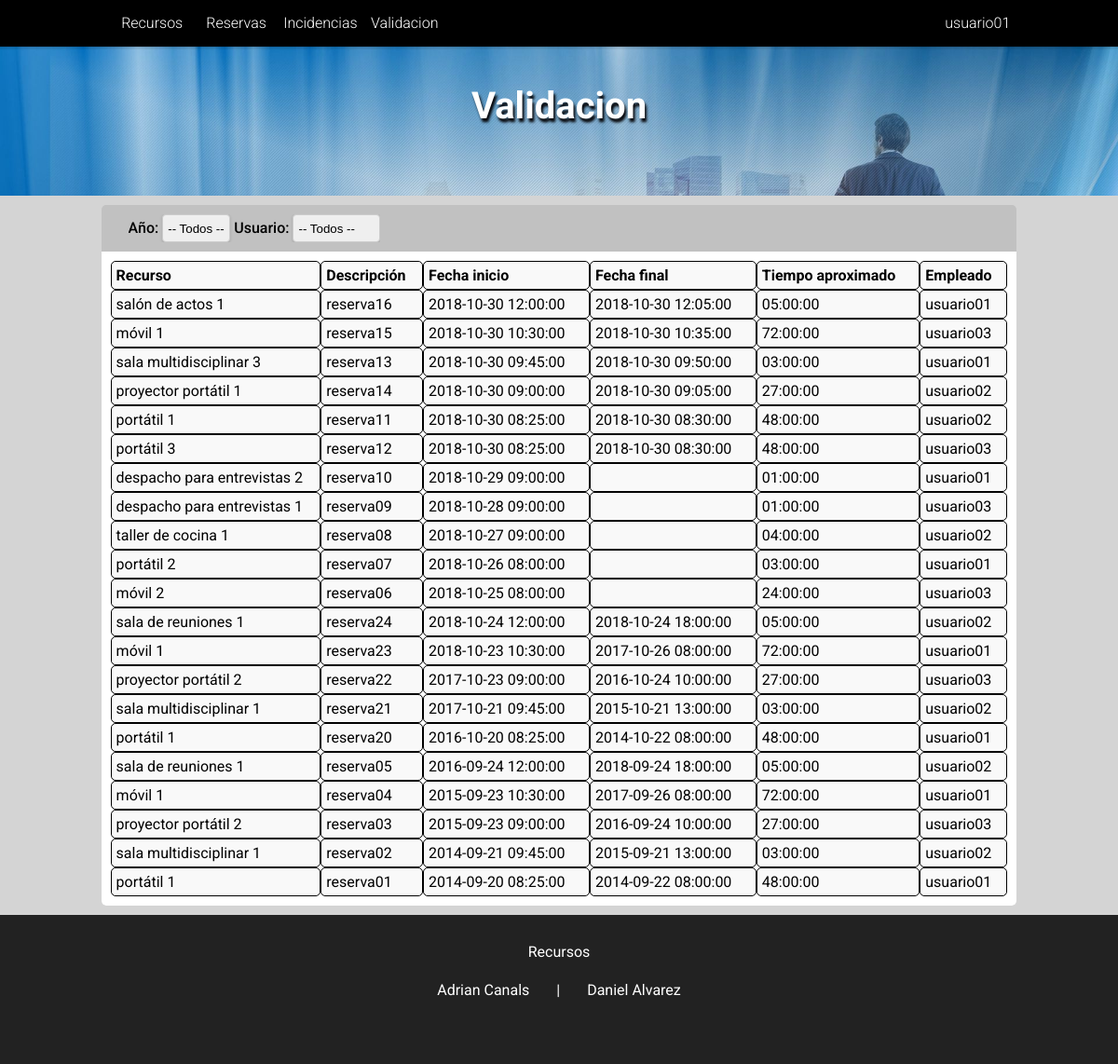
/PaginaWeb/index.php?mostrar=formularioValidacion (signed in), run on an earlier commit of the app's database.
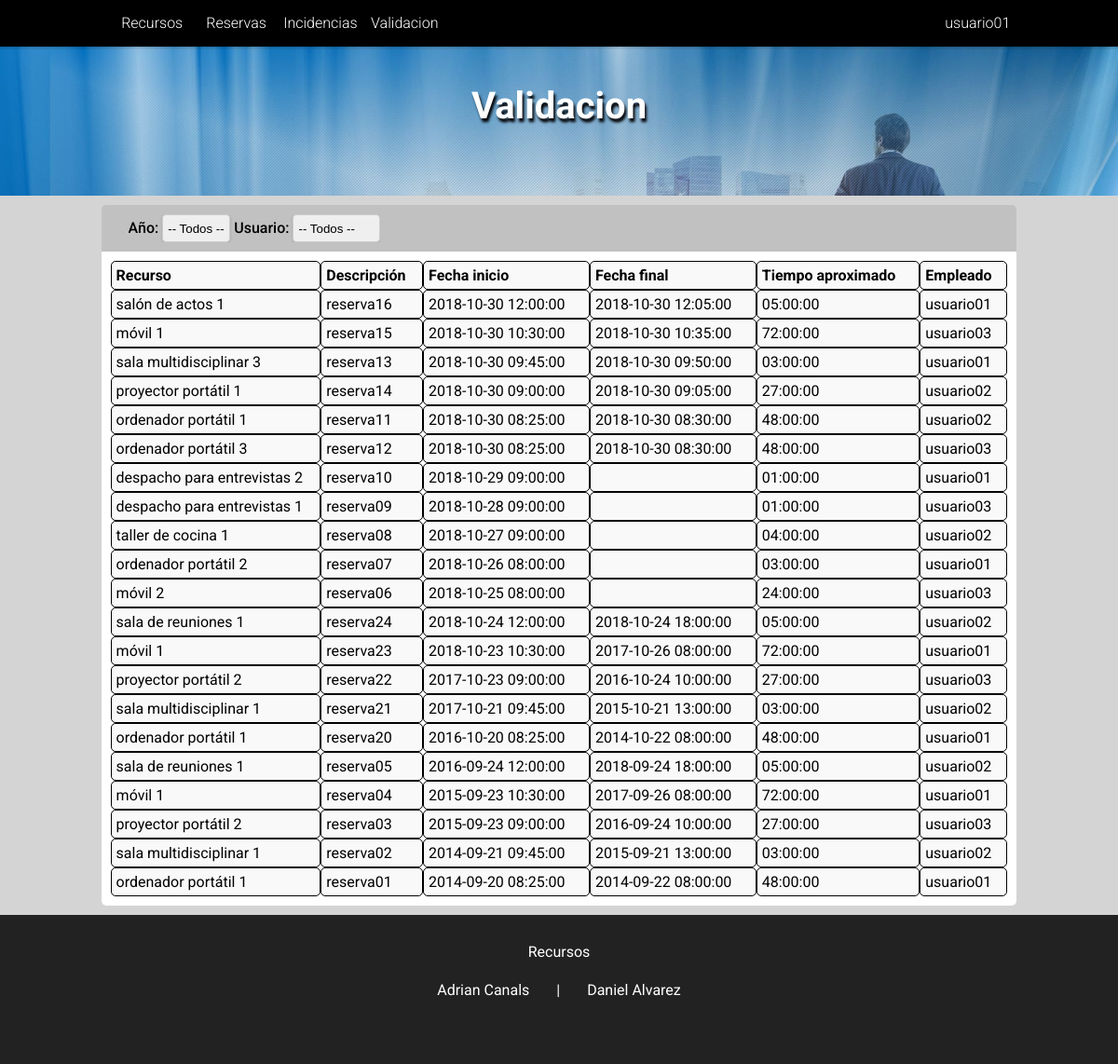
And on a later commit of the database.
### tables this page shows
CREATE TABLE IF NOT EXISTS `tbl_reserva` (
`id_reserva` int(11) NOT NULL AUTO_INCREMENT,
`descripcion_reserva` text DEFAULT NULL,
`fechaInicio_reserva` DATETIME DEFAULT CURRENT_TIMESTAMP,
`fechaFinal_reserva` DATETIME DEFAULT NULL,
`tiempoEstimado_reserva` TIME DEFAULT NULL,
`modoFinalizacion_reserva` ENUM('bien', 'incidencia', 'cancelada') DEFAULT NULL,
`id_empleado` int(11) DEFAULT NULL,
`id_recurso` int(11) DEFAULT NULL,
PRIMARY KEY (`id_reserva`),
UNIQUE KEY `fechaInicio_idRecurso` (`fechaInicio_reserva`, `id_recurso`)
);

CREATE TABLE IF NOT EXISTS `tbl_recurso` (
`id_recurso` int(11) NOT NULL AUTO_INCREMENT,
`rutaArchivos_recurso` varchar(100) DEFAULT 'assets/images/recursos/',
`nombreArchivos_recurso` varchar(100) DEFAULT NULL,
`extensionArchivos_recurso` varchar(10) DEFAULT '.jpg',
`nombre_recurso` varchar(100) DEFAULT NULL,
`descripcion_recurso` text DEFAULT NULL,
`disp_recurso` ENUM('si', 'no') DEFAULT 'si',
`id_tipoRecurso` int(11) DEFAULT NULL,
PRIMARY KEY (`id_recurso`)
);

CREATE TABLE IF NOT EXISTS `tbl_empleado` (
`id_empleado` int(11) NOT NULL AUTO_INCREMENT,
`email_empleado` varchar(100) DEFAULT NULL,
`usuario_empleado` varchar(100) DEFAULT NULL,
`password_empleado` varchar(255) DEFAULT NULL,
`nombre_empleado` varchar(100) DEFAULT NULL,
`apellido_empleado` varchar(100) DEFAULT NULL,
`grupo_empleado` ENUM('usuarios', 'administradores') DEFAULT 'usuarios',
PRIMARY KEY (`id_empleado`),
UNIQUE KEY `email_empleado` (`email_empleado`),
UNIQUE KEY `usuario_empleado` (`usuario_empleado`)
);

### PaginaWeb/php/formularioValidacion.php (the view, shortened to what this page needs)
<?php
	if (isset($_REQUEST['filtrarAnyo'])) {
		$filtrarAnyo=$_REQUEST['filtrarAnyo'];
		$filtrarUsuario=$_REQUEST['filtrarUsuario'];
		$query="SELECT * FROM `tbl_reserva` INNER JOIN `tbl_recurso` ON `tbl_reserva`.`id_recurso` = `tbl_recurso`.`id_recurso` INNER JOIN `tbl_empleado` ON `tbl_reserva`.`id_empleado` = `tbl_empleado`.`id_empleado` WHERE `tbl_reserva`.`fechaInicio_reserva` LIKE '%$filtrarAnyo%' AND `tbl_reserva`.`id_empleado` LIKE '%$filtrarUsuario%' ORDER BY `fechaInicio_reserva` DESC";
		$consulta=mysqli_query($link,$query);
	} else {
		$query = "SELECT * FROM tbl_reserva INNER JOIN `tbl_recurso` ON `tbl_reserva`.`id_recurso` = `tbl_recurso`.`id_recurso` INNER JOIN `tbl_empleado` ON `tbl_reserva`.`id_empleado` = `tbl_empleado`.`id_empleado` ORDER BY `fechaInicio_reserva` DESC";
		$consulta=mysqli_query($link, $query);
	}
?>
<div class="contenedorFiltros">
	<form class="filtro" method="GET" action="index.php">
		<label>Año:</label>
		<select class="filtro" name="filtrarAnyo" onchange="submit()">
			<option value="">-- Todos --</option>
		</select>
		<label>Usuario:</label>
		<select class="filtro" name="filtrarUsuario" onchange="submit()">
			<option value="" selected="">-- Todos --</option>
		</select>
	</form>
	<?php
		echo "<div class='tabla'>";
			if(mysqli_num_rows($consulta)>0) {
				echo "<div class='fila encabezado'>";
					echo "<div class='columna noRecursos'>Recurso</div>";
					echo "<div class='columna noRecursos'>Descripción</div>";
					echo "<div class='columna noRecursos'>Fecha inicio</div>";
					echo "<div class='columna noRecursos'>Fecha final</div>";
					echo "<div class='columna noRecursos'>Tiempo aproximado</div>";
					echo "<div class='columna noRecursos'>Empleado</div>";
				echo "</div>";
				while($array = mysqli_fetch_array($consulta)) {
					$descripcion = $array['descripcion_reserva'];
					$fechaInicio = $array['fechaInicio_reserva'];
					$fechaFin = $array['fechaFinal_reserva'];
					$tiempoEstimado = $array['tiempoEstimado_reserva'];
					$recurso = $array['nombre_recurso'];
					$empleado = $array['usuario_empleado'];
					echo "<div class='fila'>";
						echo "<div class='columna noRecursos'>$recurso</div>";
						echo "<div class='columna noRecursos'>$descripcion</div>";
						echo "<div class='columna noRecursos'>$fechaInicio</div>";
						echo "<div class='columna noRecursos'>$fechaFin</div>";
						echo "<div class='columna noRecursos'>$tiempoEstimado</div>";
						echo "<div class='columna noRecursos'>$empleado</div>";
					echo "</div>";
				}
			} else {
				echo "Aun no hay reservas";
			}
		echo "</div>";
	?>
</div>

What changed in the data, as far as the page shows it:
changed through a linked row, tbl_reserva "reserva11": id_recurso.nombre_recurso "portátil 1" → "ordenador portátil 1"
changed through a linked row, tbl_reserva "reserva12": id_recurso.nombre_recurso "portátil 3" → "ordenador portátil 3"
changed through a linked row, tbl_reserva "reserva07": id_recurso.nombre_recurso "portátil 2" → "ordenador portátil 2"
changed through a linked row, tbl_reserva "reserva20": id_recurso.nombre_recurso "portátil 1" → "ordenador portátil 1"
changed through a linked row, tbl_reserva "reserva01": id_recurso.nombre_recurso "portátil 1" → "ordenador portátil 1"
